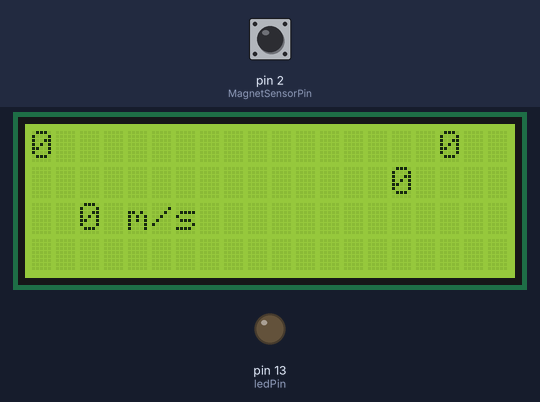
Simulated run of this sketch. Board: Arduino Uno, built with avr-gcc and run on an emulated ATmega328P. Parts: 20×4 character LCD, output pins drawn as LEDs (lit = HIGH). The test bench sets the inputs (shaded band); at power-on: pin 2 (MagnetSensorPin) LOW.

Above: at 1.2 s.
1.3 s: pin 2 (MagnetSensorPin) driven HIGH
At 2.1 s:
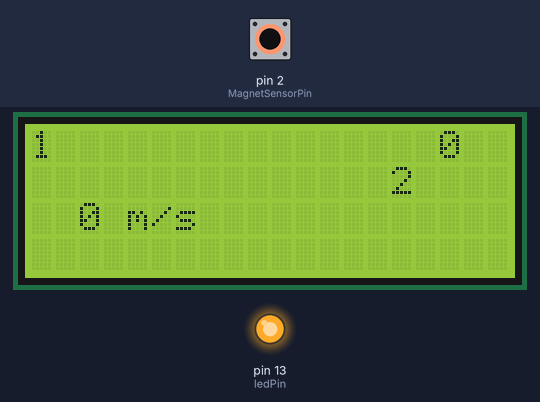
3.0 s: pin 2 (MagnetSensorPin) pulsed LOW 5 times (0.12 s each, 0.3 s apart)
At 5.3 s:
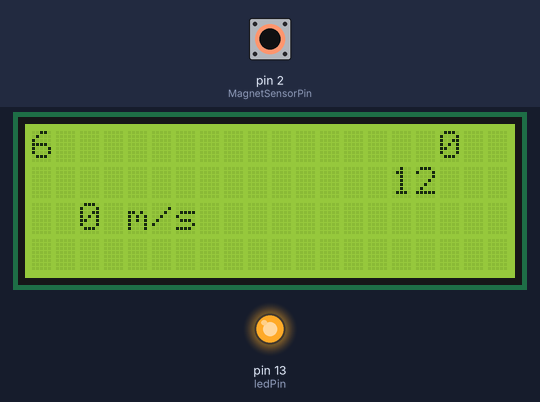
7.5 s: pin 2 (MagnetSensorPin) driven LOW
At 8.7 s:
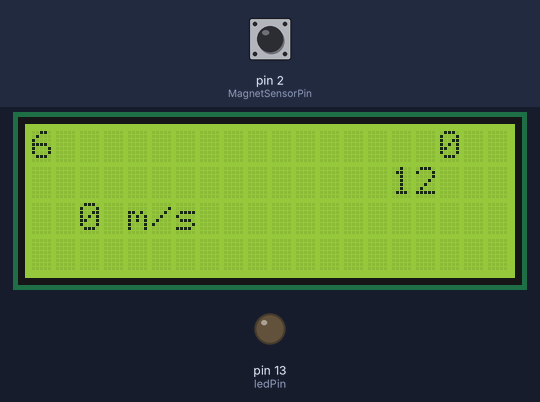
10.5 s: pin 2 (MagnetSensorPin) driven HIGH
At 12.0 s:
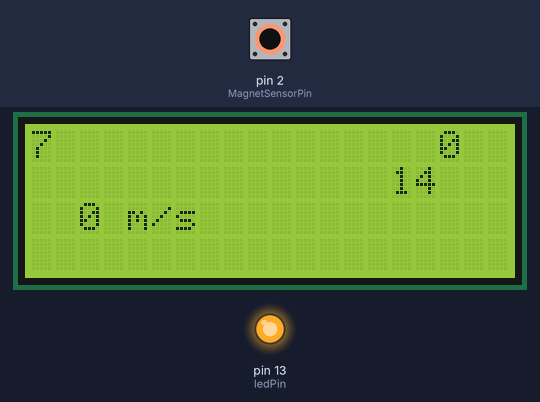
Timing chart, 0 to 13.1 s (numbered marks = the images above; inputs shaded):
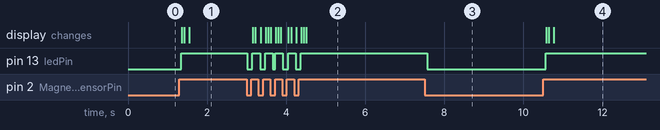

Measured:
- after the input at 1.3 s, pin 13 (ledPin): LOW → HIGH after 0.05 s; the display: first changes after 0.06 s (image 1 shows a later state)
- after the input at 3.0 s, pin 13 (ledPin): HIGH → LOW at once, → HIGH 0.13 s later, → LOW 0.19 s later, → HIGH 0.13 s later, … (10 changes in this stretch); the display: first changes after 0.16 s (image 2 shows a later state)
- after the input at 7.5 s, pin 13 (ledPin): HIGH → LOW after 0.06 s
- after the input at 10.5 s, pin 13 (ledPin): LOW → HIGH after 0.06 s; the display: first changes after 0.07 s (image 4 shows a later state)

The sketch:

SPEEDMETR.ino
```cpp
#include <Wire.h>

#include <LiquidCrystal_I2C.h>


LiquidCrystal_I2C lcd(0x3F, 20, 4);

const int MagnetSensorPin = 2;// пин датчика холла
const int ledPin =  13;

int SensorState = 0;//положение датчика
int flag;
int newRotations;//обороты
int oldRotations;//обороты
int Probeg;
int D = 61;  //диаметр
int Speed;
int P=314/100;
long interval = 100;
long previousMillis = 0;

void setup() {
  lcd.init(); // инициализация LCD дисплея
  lcd.backlight(); // включение подсветки дисплея
  pinMode(ledPin, OUTPUT);
  pinMode(MagnetSensorPin, INPUT);
}


void loop() {
  lcd.clear();
  Probeg = newRotations * 2;

  SensorState = digitalRead(MagnetSensorPin);

  if (SensorState == HIGH && flag == 0) {
    digitalWrite(ledPin, HIGH);
    flag=1; //ДАЕТ ОТСЕЧКУ СРАБАТЫВАНИЙ
    newRotations++; //СЧЕТЧИК СРАБАТЫВАНИЙ - ПРИ СМЕНЕ С LOW НА HIGH
  }
  if (SensorState == LOW && flag == 1) {
    digitalWrite(ledPin, LOW);
    flag=0;
  }


  unsigned long currentMillis = millis();
  //проверяем, не прошел ли нужный интервал, если прошел, то:
  if(currentMillis - previousMillis > interval) {
    // сохраняем время последнего переключения
    previousMillis = currentMillis;

    Speed = (newRotations-oldRotations)*2;

  oldRotations=newRotations;
   }


  lcd.setCursor(0,0);// столбец,строка
  lcd.print(newRotations);
  lcd.setCursor(2,2);// столбец,строка
  lcd.print(Speed);
  lcd.setCursor(4,2);// столбец,строка
  lcd.print("m/s");
  lcd.setCursor(17,0);// столбец,строка
  lcd.print(millis()/1000/60);
  lcd.setCursor(15,1);// столбец,строка
  lcd.print(Probeg);
  delay(50);
}
```
